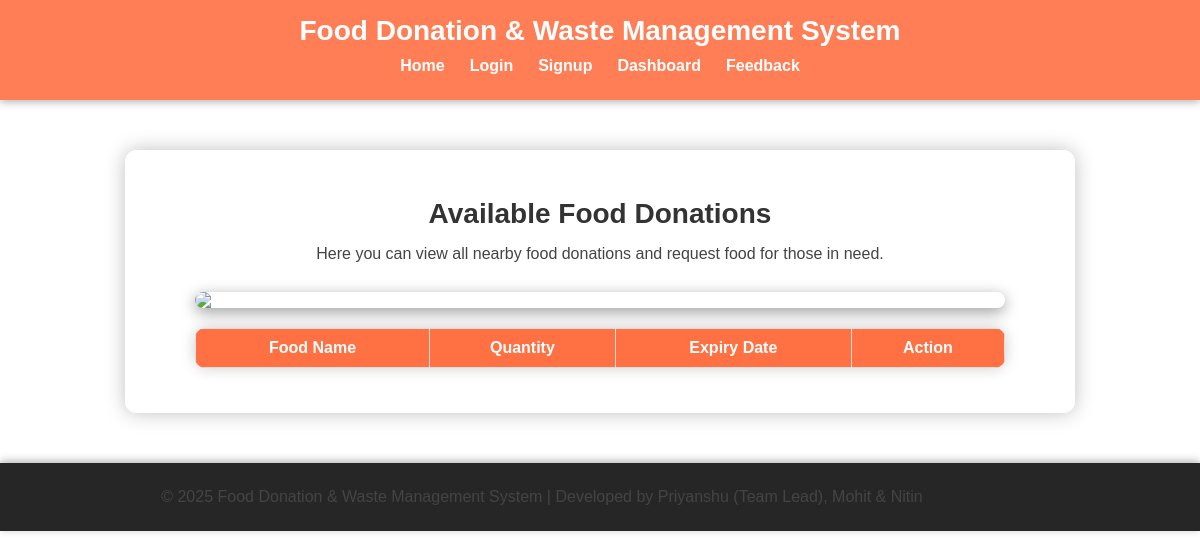
/user/dashboard, run on an earlier commit of the app's database.
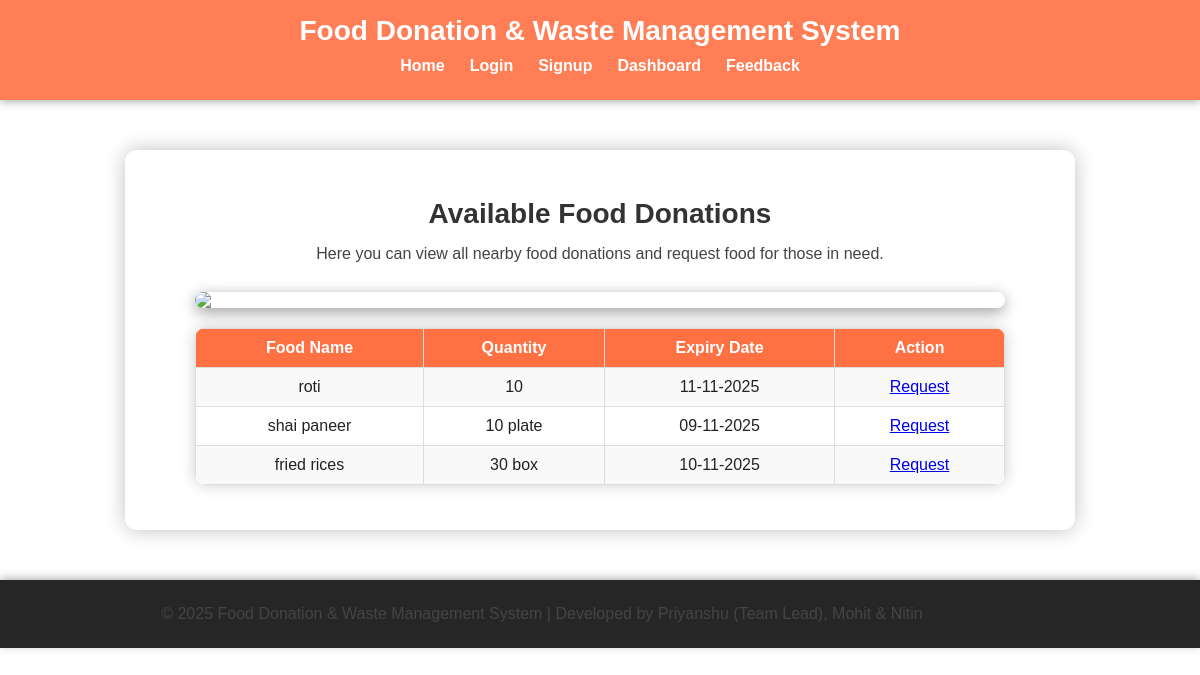
And on a later commit of the database.
### tables this page shows
CREATE TABLE FoodItem (
    FoodID INTEGER PRIMARY KEY AUTOINCREMENT,
    DonorID INTEGER,
    FoodName TEXT,
    Quantity INTEGER,
    ExpiryDate TEXT,
    Status TEXT DEFAULT 'Available',
    FOREIGN KEY (DonorID) REFERENCES Donor(DonorID)
);

### app.py (the view)
@app.route('/user/dashboard')
def user_dashboard():
    conn = get_db_connection()
    food = conn.execute("SELECT f.*, d.Name as DonorName, d.Address as DonorAddress FROM FoodItem f LEFT JOIN Donor d ON f.DonorID=d.DonorID WHERE f.Status='Available' ORDER BY f.FoodID DESC").fetchall()
    conn.close()
    return render_template('user_dashboard.html', food=food)

### app.py (called while the page is built)
def get_db_connection():
    conn = sqlite3.connect(DB_PATH)
    conn.row_factory = sqlite3.Row
    return conn

### templates/user_dashboard.html
{% extends "base.html" %}
{% block content %}
<section class="page-section">
  <h2>Available Food Donations</h2>
  <p>Here you can view all nearby food donations and request food for those in need.</p>
  <img src="{{ url_for('static', filename='images/donate_food.jpg') }}" class="page-img">
  <table>
    <tr><th>Food Name</th><th>Quantity</th><th>Expiry Date</th><th>Action</th></tr>
    {% for f in food %}
    <tr>
      <td>{{ f.FoodName }}</td>
      <td>{{ f.Quantity }}</td>
      <td>{{ f.ExpiryDate }}</td>
      <td><a href="{{ url_for('new_request', food_id=f.FoodID) }}">Request</a></td>
    </tr>
    {% endfor %}
  </table>
</section>
{% endblock %}

What changed in the data, as far as the page shows it:
added FoodItem: FoodName "roti", Quantity "10", ExpiryDate "11-11-2025"
added FoodItem: FoodName "shai paneer", Quantity "10 plate", ExpiryDate "09-11-2025"
added FoodItem: FoodName "fried rices", Quantity "30 box", ExpiryDate "10-11-2025"
